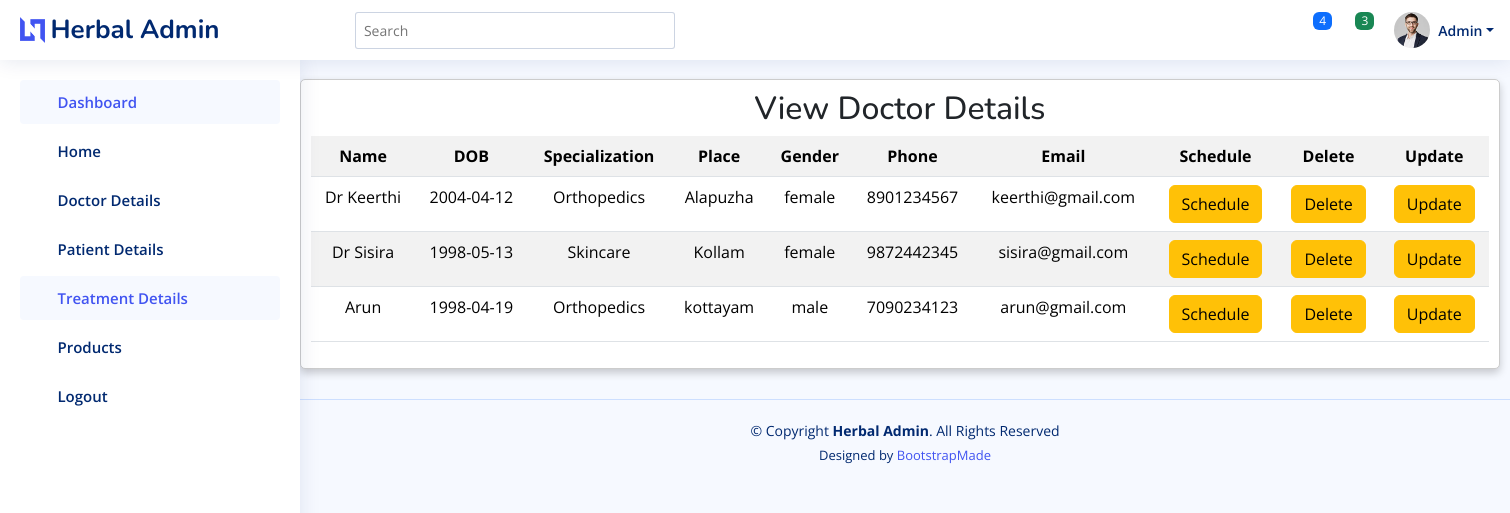
/adminmando_view/, run on the app's committed database.
### consultation/models.py (models this page shows)
class Doctors(models.Model):
    LOGIN = models.ForeignKey(Login, on_delete=models.CASCADE)
    Name   =  models.CharField( max_length=50)
    gender = models.CharField( max_length=50)
    dob = models.CharField( max_length=50)
    specialization = models.CharField( max_length=50)
    place = models.CharField( max_length=50)
    phone = models.CharField( max_length=50)
    email = models.CharField( max_length=50)
    pic =   models.ImageField(max_length=1000)

### consultation/views.py (the view)
# urls.py: path('adminmando_view/',views.adminmando_view,name="adminmando_view"),
def adminmando_view(request):
    docview=Doctors.objects.all()
    return render(request, 'adminmando_view.html',{'docview':docview})

### templates/adminmando_view.html (shortened to what this page needs)
{% include 'admin_header.html' %}
<div class="center-align">
  <div class="card" style="width: 1200px;">
    <form action="" method="post">
      <table class="table table-striped">
        <h2>View Doctor Details</h2>
        <tr>
          <th>Name</th>
          <th>DOB</th>
          <th>Specialization</th>
          <th>Place</th>
          <th>Gender</th>
          <th>Phone</th>
          <th>Email</th>
          <th>Schedule</th>
          <th>Delete</th>
          <th>Update</th>
        </tr>
        {% for i in docview %}
        <tr>
          <td>{{i.Name}}</td>
          <td>{{i.dob}}</td>
          <td>{{i.specialization}}</td>
          <td>{{i.place}}</td>
          <td>{{i.gender}}</td>
          <td>{{i.phone}}</td>
          <td>{{i.email}}</td>
          <td><a href="/schedule_form/" class="btn btn-warning">Schedule</a></td>
          <td><a href="/delete_doctor/{{i.LOGIN_id}}" class="btn btn-warning">Delete</a></td>
          <td><a href="/admin_update_doctor_details/{{i.id}}" class="btn btn-warning">Update</a></td>
        </tr>
        {% endfor %}
      </table>
    </form>
  </div>
</div>
{% include 'admin_footer.html' %}

### static/assets/css/style.css (style rules this page uses)
:root { scroll-behavior: smooth; }
body { font-family: "Open Sans", sans-serif; background: #f6f9ff; color: #444444; }
a { color: #4154f1; text-decoration: none; }
h1, h2, h3, h4, h5, h6 { font-family: "Nunito", sans-serif; }
.card { margin-bottom: 30px; border: none; border-radius: 5px; box-shadow: 0px 0 30px rgba(1, 41, 112, 0.1); }

### templates/adminmando_view.html (style rules this page uses)
.center-align { text-align: center; margin-left: 300px; }
.card { border: 1px solid #ccc; border-radius: 5px; padding: 10px; box-shadow: 0 4px 8px 0 rgba(0, 0, 0, 0.2); }

### data on the page
Doctors: Name "Dr Keerthi", dob "2004-04-12", specialization "Orthopedics", place "Alapuzha", gender "female", phone "8901234567", email "keerthi@gmail.com"
Doctors: Name "Dr Sisira", dob "1998-05-13", specialization "Skincare", place "Kollam", gender "female", phone "9872442345", email "sisira@gmail.com"
Doctors: Name "Arun", dob "1998-04-19", specialization "Orthopedics", place "kottayam", gender "male", phone "7090234123", email "arun@gmail.com"
